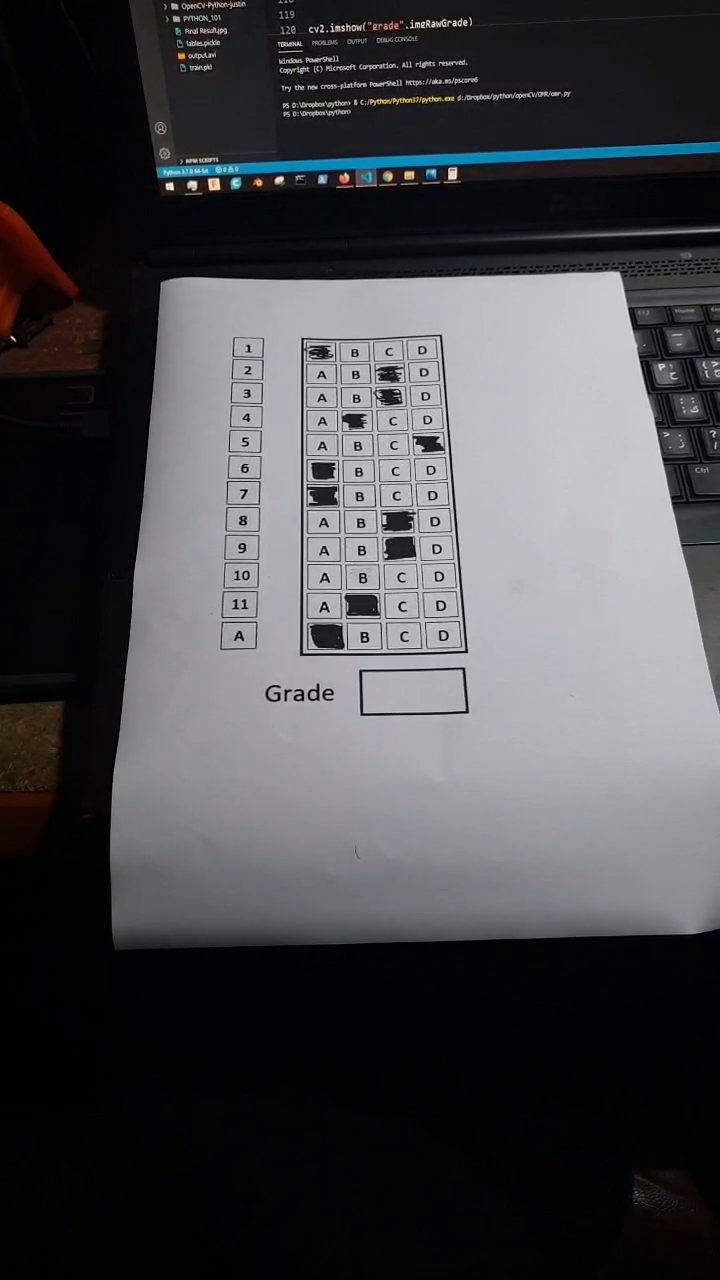
#> input picture frame 15 of OMR_openCV/OMR/test/vidd.mp4, 720 x 1280 px
$ python omr_webcam.py
#> lines starting #> are read from the running program, lines starting #| are printed output that depends on the picture; after the words box and inside, x2 and y2 are one past the last pixel; in counts of white or black regions, pixels touching at a corner belong together
### OMR_openCV/OMR/utlis.py
import cv2
import numpy as np

## TO STACK ALL THE IMAGES IN ONE WINDOW
def stackImages(imgArray,scale,lables=[]):
    rows = len(imgArray)
    cols = len(imgArray[0])
    rowsAvailable = isinstance(imgArray[0], list)
    width = imgArray[0][0].shape[1]
    height = imgArray[0][0].shape[0]
    if rowsAvailable:
        for x in range ( 0, rows):
            for y in range(0, cols):
                imgArray[x][y] = cv2.resize(imgArray[x][y], (0, 0), None, scale, scale)
                if len(imgArray[x][y].shape) == 2: imgArray[x][y]= cv2.cvtColor( imgArray[x][y], cv2.COLOR_GRAY2BGR)
        imageBlank = np.zeros((height, width, 3), np.uint8)
        hor = [imageBlank]*rows
        hor_con = [imageBlank]*rows
        for x in range(0, rows):
            hor[x] = np.hstack(imgArray[x])
            hor_con[x] = np.concatenate(imgArray[x])
        ver = np.vstack(hor)
        ver_con = np.concatenate(hor)
    else:
        for x in range(0, rows):
            imgArray[x] = cv2.resize(imgArray[x], (0, 0), None, scale, scale)
            if len(imgArray[x].shape) == 2: imgArray[x] = cv2.cvtColor(imgArray[x], cv2.COLOR_GRAY2BGR)
        hor= np.hstack(imgArray)
        hor_con= np.concatenate(imgArray)
        ver = hor
    if len(lables) != 0:
        eachImgWidth= int(ver.shape[1] / cols)
        eachImgHeight = int(ver.shape[0] / rows)
        #print(eachImgHeight)
        for d in range(0, rows):
            for c in range (0,cols):
                cv2.rectangle(ver,(c*eachImgWidth,eachImgHeight*d),(c*eachImgWidth+len(lables[d])*13+27,30+eachImgHeight*d),(255,255,255),cv2.FILLED)
                cv2.putText(ver,lables[d],(eachImgWidth*c+10,eachImgHeight*d+20),cv2.FONT_HERSHEY_COMPLEX,0.7,(255,0,255),2)
    return ver


def rectContour(contours):
    rectCon = []
    for i in contours:
        area = cv2.contourArea(i)
        #print("Area ",area)
        if area >50:
            peri = cv2.arcLength(i,True)
            approx = cv2.approxPolyDP(i,0.02*peri,True)
            #print("Cornor ", len(approx))
            if len(approx) == 4:
                rectCon.append(i)
    rectCon = sorted(rectCon,key=cv2.contourArea,reverse=True)
    return rectCon


def getCornerPoints(cont):
    peri = cv2.arcLength(cont,True)
    approx = cv2.approxPolyDP(cont,0.02*peri,True)
    return approx


def splitBoxes(img,qNum,nChoices):
    boxes = []
    rows = np.vsplit(img,qNum)
    #cv2.imshow("row",rows[5])
    for r in rows:
        cols = np.hsplit(r,nChoices)
        for box in cols:
            boxes.append(box)
            #cv2.imshow("split",box)
    return boxes

# [12 lines left out: function drawGrid, not called in this run]

def showAnswers(img,myIndex,grading,answers,qNum,nChoices):
    secW = int(img.shape[1]//nChoices)
    secH = int(img.shape[0]//qNum)

    for x in range (0,qNum):
        #choose box
        myAns = myIndex[x]
        cX = (myAns*secW)+secW//2
        cY = (x*secH)+secH//2
        #choose coller
        if grading[x] == 1:
            myColor = (0,255,0) # green for correct ans
        else:
            myColor = (0,0,255) # red for wrong ans
            correctAns = answers[x]
            cv2.circle(img,((correctAns*secW)+secW//2,(x*secH)+secH//2),30,(0,255,0),cv2.FILLED)

        #draw circle
        cv2.circle(img,(cX,cY),50,myColor,cv2.FILLED)
    return img

def reorder(myPoints):
    myPoints = myPoints.reshape((4,2))
    myPointsNew= np.zeros((4,1,2),np.int32)

    add = myPoints.sum(1)
    #print(myPoints)
    #print(add)
    myPointsNew[0] = myPoints[np.argmin(add)] # 0,0
    myPointsNew[3] = myPoints[np.argmax(add)] # h,w
    diff = np.diff(myPoints, axis=1)
    myPointsNew[1] = myPoints[np.argmin(diff)] # w,0
    myPointsNew[2] = myPoints[np.argmax(diff)] # 0,h
    #print(diff)
    return myPointsNew

### OMR_openCV/OMR/omr_webcam.py
import cv2
import numpy as np
import utlis

###################################################
width = 700
height = 960
pathImage = r"D:\Dropbox\python\openCV\OMR\test\Capture3.PNG"
#pathImage = r"D:\Dropbox\python\openCV\OMR\5.jpg"
qNum = 12  # number of questions
nChoices = 4  # number of choices
maxGrade = 100
answers = [0, 3, 3, 3, 3, 0, 2, 2, 3, 3, 2, 3]
webcamFeed = True
###################################################
cap = cv2.VideoCapture(r"D:\Dropbox\python\openCV\OMR\test\vidd.mp4")
count = 0

while True:
    if webcamFeed:
        success, img = cap.read()
#> img is the input picture: shape (1280, 720, 3); mean B, G, R 74.3, 71.1, 71.3
    else:
        img = cv2.imread(pathImage)

    # Pre Processing
    img = cv2.resize(img, (width, height)) # RESIZE IMAGE
#> img: shape (960, 700, 3)
    imgFinal = img.copy()
    imgContours = img.copy()
    imgBiggestContour = img.copy()
    imgGray = cv2.cvtColor(img, cv2.COLOR_BGR2GRAY) # CONVERT IMAGE TO GRAY SCALE
    imgBlur = cv2.GaussianBlur(imgGray, (5, 5), 1) # ADD GAUSSIAN BLUR
    imgCanny = cv2.Canny(imgBlur, 10, 50) # APPLY CANNY
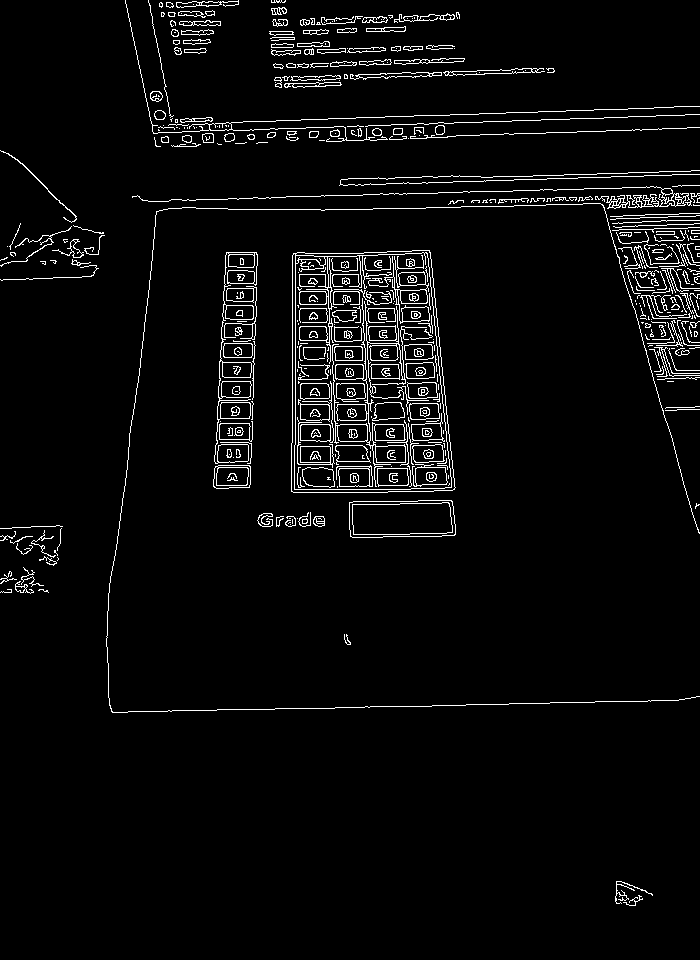
#> imgCanny: shape (960, 700); 4% white in thin lines or dots


    try:
        # Finding all contours
        contours, hierarchy = cv2.findContours(imgCanny, cv2.RETR_EXTERNAL, cv2.CHAIN_APPROX_NONE) # FIND ALL CONTOURS
#> contours = 290 contours, 210 with area under 20; largest, box (x1, y1, x2, y2) and area: (291, 250, 456, 493) 36008, (349, 500, 456, 538) 3710, (214, 252, 258, 464) 3024, (213, 465, 251, 489) 805, (132, 186, 692, 209) 624
        cv2.drawContours(imgContours, contours, -1, (0, 255, 0), 10) # DRAW ALL DETECTED CONTOURS
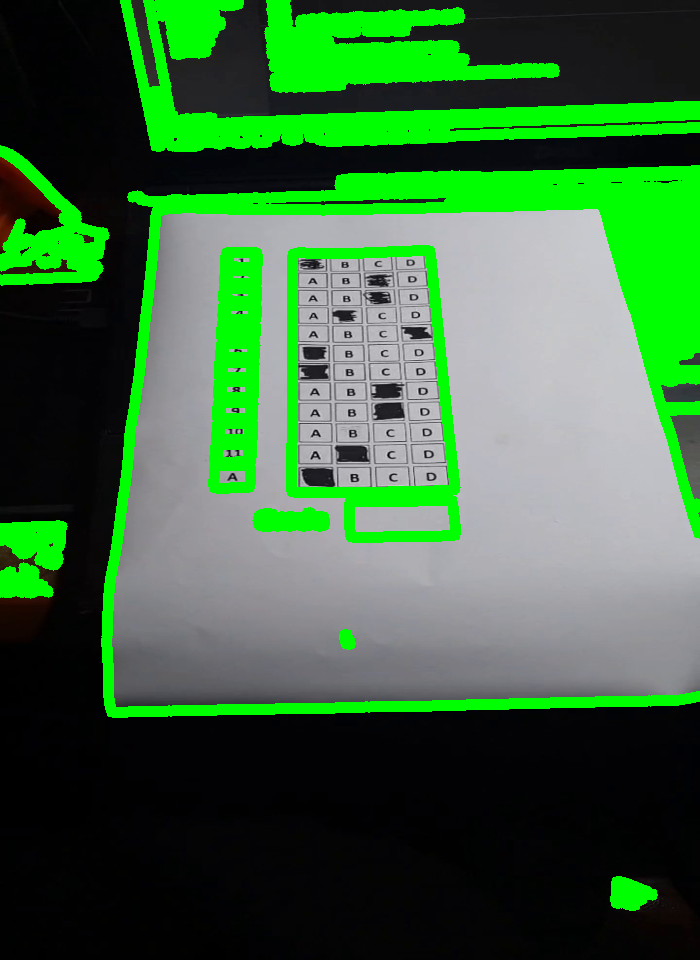
#> imgContours: shape (960, 700, 3); mean B, G, R 61.3, 104.2, 59.3

        # Find Rectangle Contours
        rectCon = utlis.rectContour(contours) # FILTER FOR RECTANGLE CONTOURS
#> the loop in rectContour, `for i in contours:` made 290 passes
#> (area, peri, approx) on passes 30, 31, 126, 178, 223, 232: (3710.5, 279.6, [[452, 501], [349, 502], [350, 536], [454, 535]]), (805, 115.3, [[215, 466], [214, 487], [249, 487], [249, 465]]), (36008, 791.7, [[429, 250], [293, 253], [291, 491], [454, 489]]), (624, 1669.8, [[691, 205], [132, 196]]), (94, 72.14, [[212, 118], [180, 119], [180, 121], [211, 121]]), (162.5, 117, [[340, 76], [291, 76], [290, 80], [324, 80]])
#> after the loop in rectContour, `for i in contours:`: rectCon = 13 contours; largest, box (x1, y1, x2, y2) and area: (291, 250, 456, 493) 36008, (349, 500, 456, 538) 3710, (213, 465, 251, 489) 805, (290, 75, 341, 81) 162, (125, 0, 700, 142) 162
        biggestContour = utlis.getCornerPoints(rectCon[0]) # GET CORNER POINTS OF THE BIGGEST RECTANGLE
#> in getCornerPoints, `peri = cv2.arcLength(cont,True)`: peri = 791.7
#> in getCornerPoints, `approx = cv2.approxPolyDP(cont,0.02*peri,True)`: approx = [[429, 250], [293, 253], [291, 491], [454, 489]]
#> biggestContour = [[429, 250], [293, 253], [291, 491], [454, 489]]
        # print(biggestContour)
        gradePoints = utlis.getCornerPoints(rectCon[1])  # GET CORNER POINTS OF THE SECOND BIGGEST RECTANGLE
#> gradePoints = [[452, 501], [349, 502], [350, 536], [454, 535]]
        # print(gradePoints)

        if biggestContour.size != 0 and gradePoints.size != 0:
            cv2.drawContours(imgBiggestContour,biggestContour, -1, (0, 255, 0), 20)
            cv2.drawContours(imgBiggestContour,gradePoints, -1, (255, 0, 0), 20)
            biggestContour = utlis.reorder(biggestContour)# REORDER FOR WARPING
#> in reorder, `myPoints = myPoints.reshape((4,2))`: myPoints = [[429, 250], [293, 253], [291, 491], [454, 489]]
#> in reorder, `add = myPoints.sum(1)`: add = [679, 546, 782, 943]
#> in reorder, `diff = np.diff(myPoints, axis=1)`: diff = [-179, -40, 200, 35]
#> biggestContour = [[293, 253], [429, 250], [291, 491], [454, 489]]
            gradePoints = utlis.reorder(gradePoints) # REORDER FOR WARPING
#> gradePoints = [[349, 502], [452, 501], [350, 536], [454, 535]]

            pt1 = np.float32(biggestContour) # PREPARE POINTS FOR WARP
#> pt1 = [[293, 253], [429, 250], [291, 491], [454, 489]]
            pt2 = np.float32([[0, 0], [width, 0], [0, height], [width, height]])# PREPARE POINTS FOR WARP
            matrix = cv2.getPerspectiveTransform(pt1, pt2) # GET TRANSFORMATION MATRIX
#> matrix = [[6.7, 0.0563, -1977.2], [0.138, 6.25, -1621.9], [7.69e-05, 0.00107, 1]]
            imgWarpColored = cv2.warpPerspective(img, matrix, (width, height)) # APPLY WARP PERSPECTIVE

            ptsG1 = np.float32(gradePoints)  # PREPARE POINTS FOR WARP
#> ptsG1 = [[349, 502], [452, 501], [350, 536], [454, 535]]
            # PREPARE POINTS FOR WARP
            ptsG2 = np.float32([[0, 0], [325, 0], [0, 150], [325, 150]])
            matrixG = cv2.getPerspectiveTransform(ptsG1, ptsG2)# GET TRANSFORMATION MATRIX
#> matrixG = [[3.69, -0.109, -1233.6], [0.0506, 5.21, -2632.7], [6.45e-06, 0.000334, 1]]
            imgGradeDisplay = cv2.warpPerspective(img, matrixG, (325, 150)) # APPLY WARP PERSPECTIVE

        # Apply threshild
            imgWarpGray = cv2.cvtColor(imgWarpColored, cv2.COLOR_BGR2GRAY) # CONVERT TO GRAYSCALE
            imgThresh = cv2.threshold(imgWarpGray, 170, 255, cv2.THRESH_BINARY_INV)[1] # APPLY THRESHOLD AND INVERSE
#> imgThresh: shape (960, 700); 49.6% white; 80 white regions (7 under 20 px), largest, box (x1, y1, x2, y2) and area: (0, 0, 700, 960) 98216, (188, 174, 512, 330) 27052, (21, 406, 182, 561) 21525

            boxes = utlis.splitBoxes(imgThresh, qNum, nChoices) # GET INDIVIDUAL BOXES
#> in splitBoxes, `rows = np.vsplit(img,qNum)`: rows = 12 items
#> the loop in splitBoxes, `for r in rows:` made 12 passes
#> after the loop in splitBoxes, `for r in rows:`: boxes = 48 items
#> boxes = 48 items
            cv2.imshow("test", boxes[0])

        # Find the boxes with heighest non zero pixels
            #print(cv2.countNonZero(boxes[0]), cv2.countNonZero(boxes[1]))
            myPixelsVal = np.zeros((qNum, nChoices)) # TO STORE THE NON ZERO VALUES OF EACH BOX
            countC = 0
            countR = 0
            for image in boxes:
                totalPixels = cv2.countNonZero(image)
                myPixelsVal[countR][countC] = totalPixels
                countC += 1
                if (countC == nChoices):
                    countR += 1
                    countC = 0
#> this loop made 48 passes
#> totalPixels on passes 1 to 8: 12337, 6528, 6448, 6812, 7158, 5923, 10763, 6249
#> after the loop, countC = 0; countR = 12; myPixelsVal = [[12337, 6528, 6448, 6812], [7158, 5923, 10763, 6249], [6216, 5584, 10646, 5749], [6117, 9672, 5043, 5352], [6524, 5553, 4530, 10078], [11040, 5452, 4340, 5432], [12748, 6158, 5358, 5912], [6052, 5967, 11183, 5763], [5883, 5252, 10644, 5062], [5629, 5908, 3998, 5290], [6379, 12074, 4350, 5510], [12456, 5695, 4685, 5789]]
            # print(myPixelsVal)

        # find index values of the marking in each raw
            myIndex = []
            for x in range(0, qNum):
                arr = myPixelsVal[x]
                # print('arr',arr)
                myIndexVal = np.where(arr == np.max(arr))
                # print(myIndexVal[0])
                myIndex.append(myIndexVal[0][0])
#> this loop made 12 passes
#> (arr, myIndexVal) on passes 1 to 8: ([12337, 6528, 6448, 6812], ([0],)), ([7158, 5923, 10763, 6249], ([2],)), ([6216, 5584, 10646, 5749], ([2],)), ([6117, 9672, 5043, 5352], ([1],)), ([6524, 5553, 4530, 10078], ([3],)), ([11040, 5452, 4340, 5432], ([0],)), ([12748, 6158, 5358, 5912], ([0],)), ([6052, 5967, 11183, 5763], ([2],))
#> after the loop, myIndex = [0, 2, 2, 1, 3, 0, 0, 2, 2, 1, 1, 0]
            # print(myIndex)

        # Grading
            grading = []
            for x in range(0, qNum):
                if answers[x] == myIndex[x]:
                    grading.append(1)
                else:
                    grading.append(0)
#> after the loop, grading = [1, 0, 0, 0, 1, 1, 0, 1, 0, 0, 0, 0]
            # print(grading)

        # find the final score
            score = (sum(grading)/qNum) * maxGrade
#> score = 33.33
            # print(score)

        # Displaying answers and score
            imgResults = imgWarpColored.copy()
            imgResults = utlis.showAnswers(imgResults, myIndex, grading, answers, qNum, nChoices)
#> the loop in showAnswers, `for x in range (0,qNum):` made 12 passes
#> (myAns, cX) on passes 1 to 8: (0, 87), (2, 437), (2, 437), (1, 262), (3, 612), (0, 87), (0, 87), (2, 437)
#> after the loop in showAnswers, `for x in range (0,qNum):`:
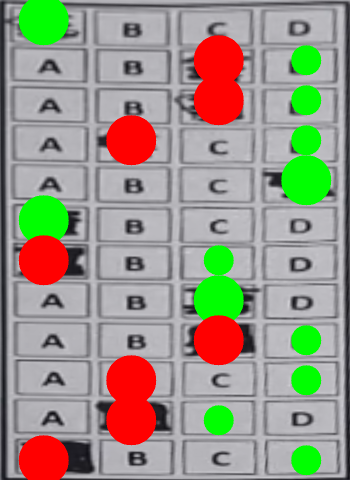
#> img: shape (960, 700, 3) (shown at 1/2 size); mean B, G, R 134.4, 149.9, 154

        # Mask and combine the answers over the original image
            imgRawDrawing = np.zeros_like(imgWarpColored)
            imgRawDrawing = utlis.showAnswers(imgRawDrawing, myIndex, grading, answers, qNum, nChoices)# DRAW ON NEW IMAGE
#> call 2 of showAnswers, with qNum = 12, nChoices = 4
#> the loop in showAnswers (call 2), `for x in range (0,qNum):` made 12 passes
#> after the loop in showAnswers (call 2), `for x in range (0,qNum):`:
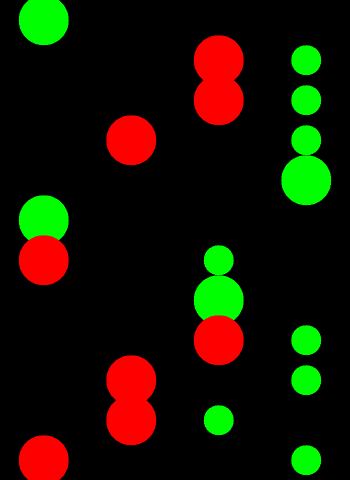
#> img: shape (960, 700, 3) (shown at 1/2 size); mean B, G, R 0, 19.7, 23
            invmatrix = cv2.getPerspectiveTransform(pt2, pt1)# INVERSE TRANSFORMATION MATRIX# INVERSE TRANSFORMATION MATRIX
#> invmatrix = [[0.191, -0.052, 293], [-0.00627, 0.164, 253], [-7.95e-06, -0.000172, 1]]
            imgInvWarp = cv2.warpPerspective(imgRawDrawing, invmatrix, (width, height)) # INV IMAGE WARP

        # Mask and combine the grade over the original image
            imgRawGrade = np.zeros_like(imgGradeDisplay) # NEW BLANK IMAGE WITH GRADE AREA SIZE
            cv2.putText(imgRawGrade, str(round(score, 1))+"%", (30, 100),cv2.FONT_HERSHEY_SIMPLEX, 3, (250, 250, 250), 5) # ADD THE GRADE TO NEW IMAGE
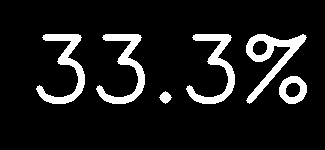
#> imgRawGrade: shape (150, 325, 3); values 0 (black) and 250 (white), 10.3% white; 6 white regions, box (x1, y1, x2, y2) and area: (246, 34, 307, 104) 1232, (36, 34, 85, 104) 1085, (96, 34, 145, 104) 1085, (186, 34, 235, 104) 1085, (279, 76, 307, 104) 452, (159, 91, 172, 104) 101
            invMatrixG = cv2.getPerspectiveTransform(ptsG2, ptsG1)  # INVERSE TRANSFORMATION MATRIX
#> invMatrixG = [[0.317, -0.0158, 349], [-0.00351, 0.192, 502], [-8.7e-07, -6.41e-05, 1]]
            imgInvGradeDisplay = cv2.warpPerspective(imgRawGrade, invMatrixG, (width, height)) # INV IMAGE WARP
            # SHOW ANSWERS AND GRADE ON FINAL IMAGE
            imgFinal = cv2.addWeighted(imgFinal, 1, imgInvWarp, 1, 0)
            imgFinal = cv2.addWeighted(imgFinal, 0.8, imgInvGradeDisplay, -1, 0)
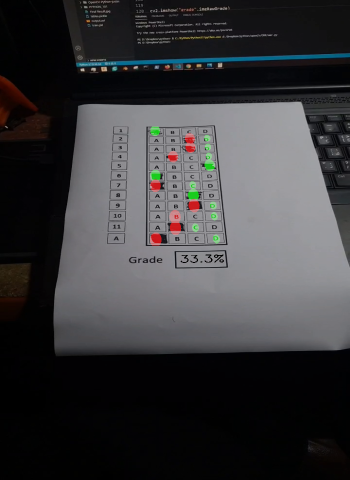
#> imgFinal: shape (960, 700, 3) (shown at 1/2 size); mean B, G, R 59.3, 57.3, 57.6
        # IMAGE ARRAY FOR DISPLAY
        imgBlank = np.zeros_like(img)
        imageArray = ([img, imgGray, imgBlur, imgCanny],
                      [imgContours, imgBiggestContour, imgWarpColored, imgThresh],
                      [imgResults, imgRawDrawing, imgInvWarp, imgFinal])

    except:
        imgBlank = np.zeros_like(img)
        imageArray = ([img, imgGray, imgBlur, imgCanny],
                      [imgContours, imgBiggestContour, imgWarpColored, imgThresh],
                      [imgBlank, imgBlank, imgBlank, imgFinal])

    imgStacked = utlis.stackImages(imageArray, 0.3)
#> in stackImages, `rows = len(imgArray)`: rows = 3
#> in stackImages, `cols = len(imgArray[0])`: cols = 4
#> in stackImages, `rowsAvailable = isinstance(imgArray[0], list)`: rowsAvailable = True
#> in stackImages, `hor = [imageBlank]*rows`: hor = 3 items
#> in stackImages, `ver = np.vstack(hor)`:
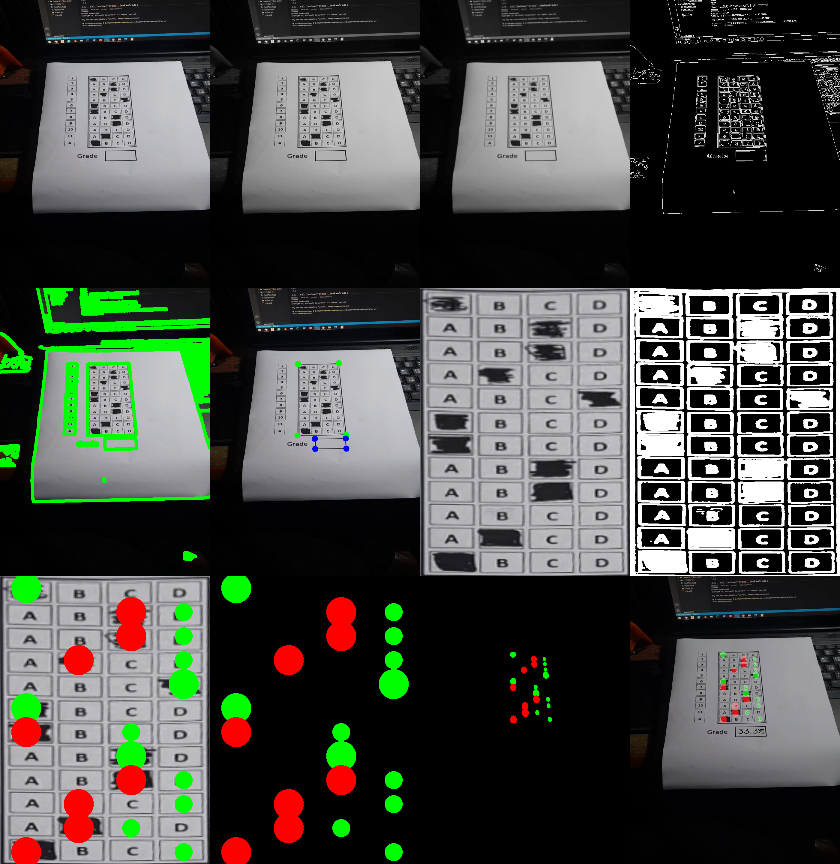
#> ver: shape (864, 840, 3); mean of channels 0, 1, 2 69.6, 75.1, 72.1; drawn as B, G, R

    cv2.imshow('final', imgFinal)
    cv2.imshow("Stacked Images", imgStacked)
    #cv2.moveWindow("Stacked Images",0,0)

    # SAVE IMAGE WHEN 's' key is pressed
    if cv2.waitKey(1) & 0xFF == ord('s'):
#> (key Esc is pressed here)
        cv2.imwrite("D:\Dropbox\python\openCV\OMR\Scanned/myImage " +str(count)+".jpg", imgFinal)
        cv2.waitKey(300)
        count += 1
